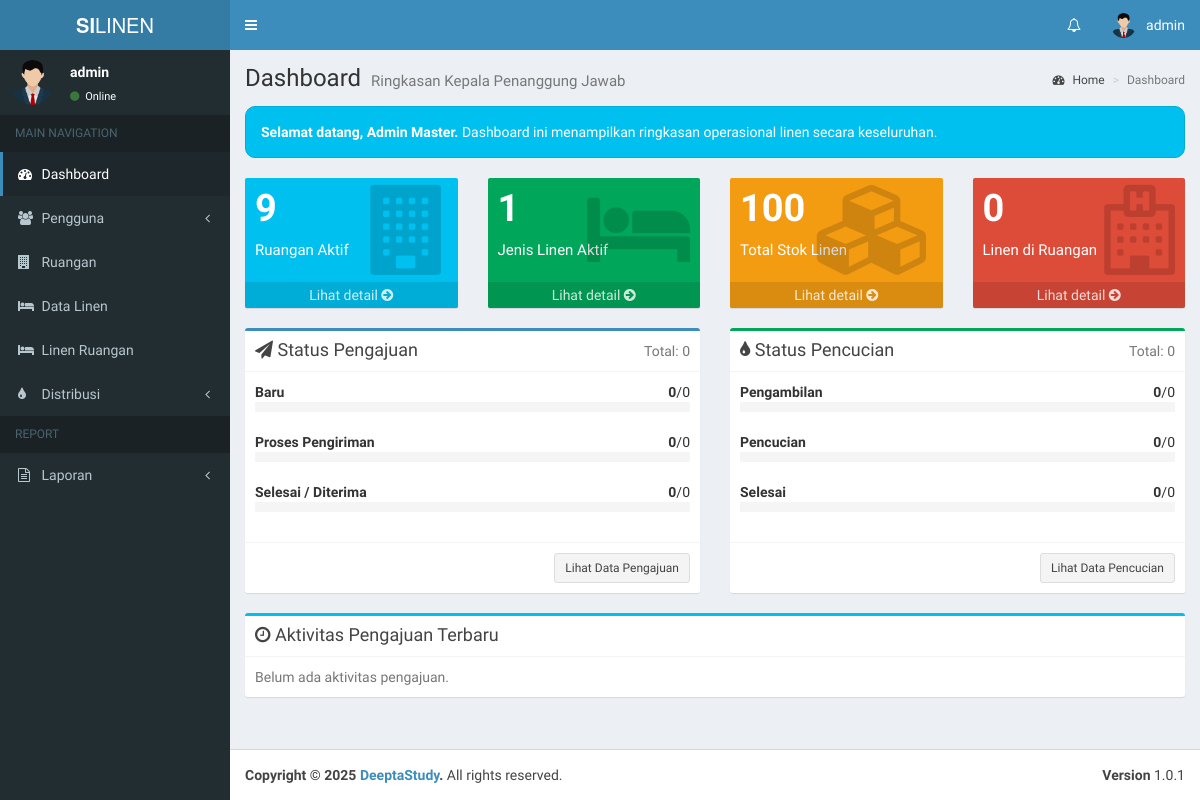
Before: /kepala_penanggung_jawab/index.php (signed in) with the older database file.
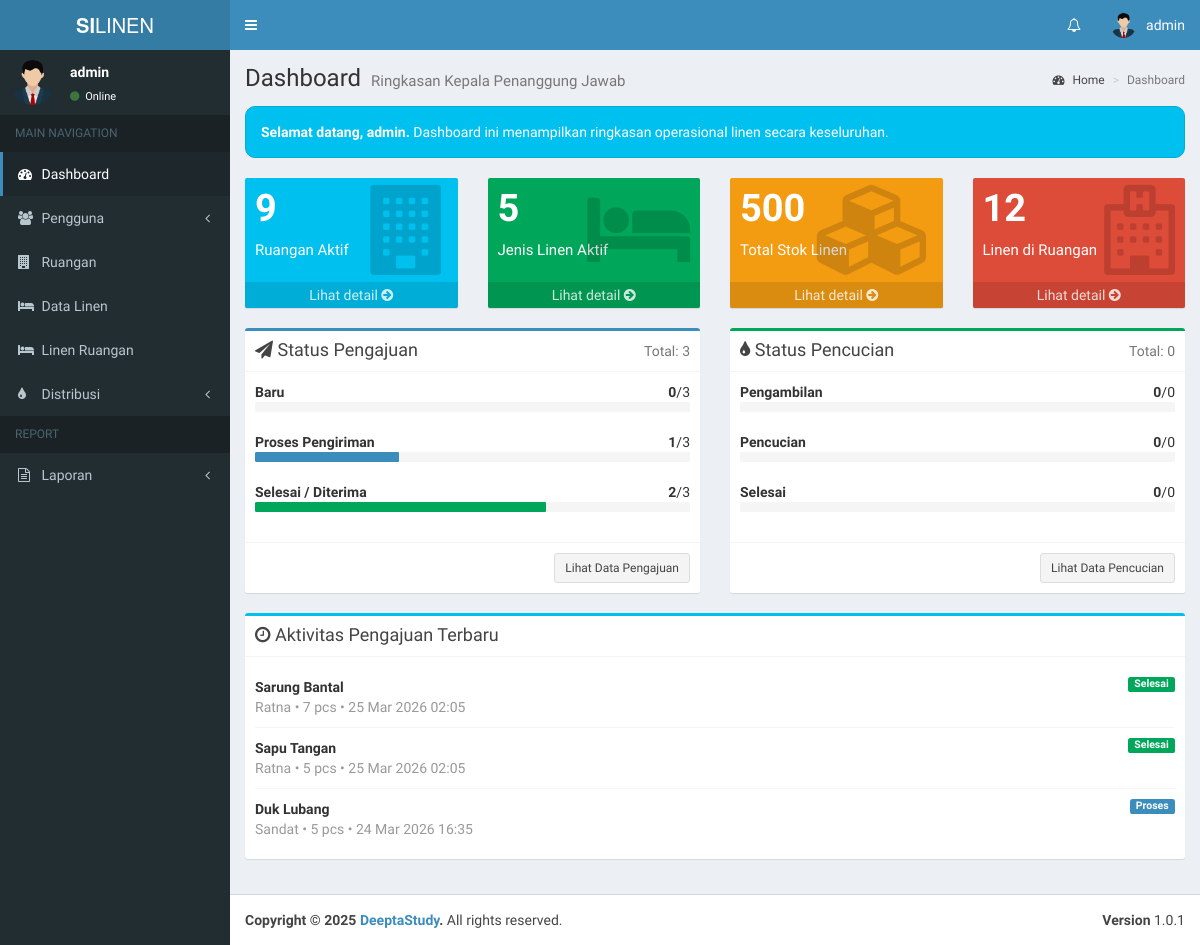
After: the same page with the newer database file.
### tables this page shows
CREATE TABLE `users` (
  `id` int(11) NOT NULL,
  `nama` varchar(100) NOT NULL,
  `username` varchar(100) NOT NULL,
  `email` varchar(100) NOT NULL,
  `password` varchar(100) NOT NULL,
  `hak_akses` varchar(25) NOT NULL,
  `status` int(11) NOT NULL,
  `status_ruangan` int(11) DEFAULT NULL
);

CREATE TABLE `pengajuan` (
  `id` int(11) NOT NULL,
  `id_linen` int(11) NOT NULL,
  `id_ruangan` int(11) NOT NULL,
  `jumlah` int(11) NOT NULL,
  `tanggal` datetime NOT NULL,
  `keterangan` text NOT NULL,
  `status` int(11) NOT NULL
);

CREATE TABLE `linen` (
  `id` int(11) NOT NULL,
  `kode_linen` varchar(15) NOT NULL,
  `nama_linen` varchar(199) NOT NULL,
  `gambar` varchar(199) NOT NULL,
  `jumlah_linen` int(11) NOT NULL,
  `sisa_linen` int(11) NOT NULL,
  `tanggal` datetime NOT NULL,
  `status` int(11) NOT NULL,
  `updated_at` datetime NOT NULL
);

CREATE TABLE `ruangan` (
  `id` int(11) NOT NULL,
  `id_user` int(11) DEFAULT NULL,
  `nama_ruangan` varchar(199) NOT NULL,
  `telp_ruangan` varchar(15) NOT NULL,
  `status` int(11) NOT NULL
);

### kepala_penanggung_jawab/index.php (the view, shortened to what the changed rows need)
<?php
    include '../koneksi.php';
    $username = $_SESSION['username'];
    $query = mysqli_query($koneksi, "SELECT * FROM users WHERE username = '$username'");
    $row = mysqli_fetch_assoc($query);
    $safeCount = function ($sql, $field = 'total') use ($koneksi) {
        $result = mysqli_query($koneksi, $sql);
        if (!$result) {
            return 0;
        }
        $data = mysqli_fetch_assoc($result);
        return isset($data[$field]) ? (int) $data[$field] : 0;
    };
    $totalJenisLinen = $safeCount("SELECT COUNT(*) AS total FROM linen WHERE status = 1");
    $totalStokLinen = $safeCount("SELECT COALESCE(SUM(jumlah_linen), 0) AS total FROM linen WHERE status = 1");
    $totalLinenRuangan = $safeCount("SELECT COALESCE(SUM(jumlah_linen), 0) AS total FROM linen_ruangan WHERE status = 1");
    $pengajuanBaru = $safeCount("SELECT COUNT(*) AS total FROM pengajuan WHERE status = 1");
    $pengajuanProses = $safeCount("SELECT COUNT(*) AS total FROM pengajuan WHERE status = 2");
    $pengajuanSelesai = $safeCount("SELECT COUNT(*) AS total FROM pengajuan WHERE status = 3");
    $totalPengajuan = $pengajuanBaru + $pengajuanProses + $pengajuanSelesai;
    $pctPengajuanProses = $totalPengajuan > 0 ? round(($pengajuanProses / $totalPengajuan) * 100) : 0;
    $pctPengajuanSelesai = $totalPengajuan > 0 ? round(($pengajuanSelesai / $totalPengajuan) * 100) : 0;
    $aktivitasQuery = mysqli_query(
        $koneksi,
        "SELECT p.tanggal, p.jumlah, p.status, l.nama_linen, r.nama_ruangan
         FROM pengajuan p
         LEFT JOIN linen l ON p.id_linen = l.id
         LEFT JOIN ruangan r ON p.id_ruangan = r.id
         ORDER BY p.tanggal DESC
         LIMIT 6"
    );
    $pageTitle = "Dashboard";
    $pageDesc = "Ringkasan Kepala Penanggung Jawab";
?>
<section class="content">
    <div class="alert alert-info" role="alert" style="border-radius: 10px;">
        <strong>Selamat datang, <?= htmlspecialchars($row['nama']) ?>.</strong>
        Dashboard ini menampilkan ringkasan operasional linen secara keseluruhan.
    </div>
    <div class="row">
        <div class="col-lg-3 col-xs-6">
            <div class="small-box bg-green">
                <div class="inner">
                    <h3><?= number_format($totalJenisLinen) ?></h3>
                    <p>Jenis Linen Aktif</p>
                </div>
            </div>
        </div>
        <div class="col-lg-3 col-xs-6">
            <div class="small-box bg-yellow">
                <div class="inner">
                    <h3><?= number_format($totalStokLinen) ?></h3>
                    <p>Total Stok Linen</p>
                </div>
            </div>
        </div>
        <div class="col-lg-3 col-xs-6">
            <div class="small-box bg-red">
                <div class="inner">
                    <h3><?= number_format($totalLinenRuangan) ?></h3>
                    <p>Linen di Ruangan</p>
                </div>
            </div>
        </div>
    </div>
    <div class="row">
        <div class="col-md-6">
            <div class="box box-primary">
                <div class="box-header with-border">
                    <h3 class="box-title"><i class="fa fa-paper-plane"></i> Status Pengajuan</h3>
                    <span class="pull-right text-muted">Total: <?= $totalPengajuan ?></span>
                </div>
                <div class="box-body">
                    <div class="progress-group">
                        <span class="progress-text">Baru</span>
                        <span class="progress-number"><b><?= $pengajuanBaru ?></b>/<?= $totalPengajuan ?></span>
                        <div class="progress sm">
                        </div>
                    </div>
                    <div class="progress-group">
                        <span class="progress-text">Proses Pengiriman</span>
                        <span class="progress-number"><b><?= $pengajuanProses ?></b>/<?= $totalPengajuan ?></span>
                        <div class="progress sm">
                            <div class="progress-bar progress-bar-primary" style="width: <?= $pctPengajuanProses ?>%"></div>
                        </div>
                    </div>
                    <div class="progress-group" style="margin-bottom: 0;">
                        <span class="progress-text">Selesai / Diterima</span>
                        <span class="progress-number"><b><?= $pengajuanSelesai ?></b>/<?= $totalPengajuan ?></span>
                        <div class="progress sm">
                            <div class="progress-bar progress-bar-success" style="width: <?= $pctPengajuanSelesai ?>%"></div>
                        </div>
                    </div>
                </div>
            </div>
        </div>
    </div>
    <div class="row">
        <div class="col-md-12">
            <div class="box box-info">
                <div class="box-body" style="max-height: 300px; overflow: auto;">
                    <?php if ($aktivitasQuery && mysqli_num_rows($aktivitasQuery) > 0): ?>
                        <ul class="products-list product-list-in-box">
                            <?php while ($aktivitas = mysqli_fetch_assoc($aktivitasQuery)): ?>
                                <?php
                                    $statusLabel = 'Unknown';
                                    $statusClass = 'label-default';
                                    if ((int) $aktivitas['status'] === 1) {
                                        $statusLabel = 'Baru';
                                        $statusClass = 'label-warning';
                                    } elseif ((int) $aktivitas['status'] === 2) {
                                        $statusLabel = 'Proses';
                                        $statusClass = 'label-primary';
                                    } elseif ((int) $aktivitas['status'] === 3) {
                                        $statusLabel = 'Selesai';
                                        $statusClass = 'label-success';
                                    }
                                ?>
                                <li class="item">
                                    <div class="product-info" style="margin-left: 0;">
                                        <span class="product-title">
                                            <?= htmlspecialchars($aktivitas['nama_linen']) ?>
                                            <span class="label <?= $statusClass ?> pull-right"><?= $statusLabel ?></span>
                                        </span>
                                        <span class="product-description">
                                            <?= htmlspecialchars($aktivitas['nama_ruangan']) ?> • <?= (int) $aktivitas['jumlah'] ?> pcs • <?= date('d M Y H:i', strtotime($aktivitas['tanggal'])) ?>
                                        </span>
                                    </div>
                                </li>
                            <?php endwhile; ?>
                        </ul>
                    <?php else: ?>
                        <p class="text-muted" style="margin: 0;">Belum ada aktivitas pengajuan.</p>
                    <?php endif; ?>
                </div>
            </div>
        </div>
    </div>
</section>
<?php
$content = ob_get_clean();
include __DIR__ . '/../layouts/header.php';
echo $content;
include __DIR__ . '/../layouts/footer.php';
?>

### layouts/header.php (shortened to what the changed rows need)
<?php
include '../koneksi.php';
$username = $_SESSION['username'];
$query = mysqli_query($koneksi, "SELECT * FROM users WHERE username = '$username'");
$row = mysqli_fetch_assoc($query);
?>
<!DOCTYPE html>
<html>
<head>
    <link rel="stylesheet" href="../assets/bootstrap/css/bootstrap.min.css">
    <link rel="stylesheet" href="https://maxcdn.bootstrapcdn.com/font-awesome/4.4.0/css/font-awesome.min.css">
    <link rel="stylesheet" href="https://code.ionicframework.com/ionicons/2.0.1/css/ionicons.min.css">
    <link rel="stylesheet" href="../assets/dist/css/AdminLTE.min.css">
    <link rel="stylesheet" href="../assets/dist/css/skins/_all-skins.min.css">
    <link rel="stylesheet" href="../assets/plugins/iCheck/flat/blue.css">
    <link rel="stylesheet" href="../assets/plugins/morris/morris.css">
    <link rel="stylesheet" href="../assets/plugins/jvectormap/jquery-jvectormap-1.2.2.css">
</head>
<body class="hold-transition skin-blue sidebar-mini">
    <div class="wrapper">
        <header class="main-header">
            <nav class="navbar navbar-static-top" role="navigation">
                <div class="navbar-custom-menu">
                    <ul class="nav navbar-nav">
                        <li class="dropdown user user-menu">
                            <a href="#" class="dropdown-toggle" data-toggle="dropdown">
                                <img src="../assets/images/avatar.png" class="user-image" alt="User Image">
                                <span class="hidden-xs"><?= $row['username']; ?></span>
                            </a>
                        </li>
                    </ul>
                </div>
            </nav>
        </header>
        <div class="content-wrapper">
            <section class="content-header">
                <h1>
                    <?php echo isset($pageTitle) ? $pageTitle : 'Dashboard'; ?>
                    <small><?php echo isset($pageDesc) ? $pageDesc : 'Control Panel'; ?></small>
                </h1>
            </section>
            <?php include __DIR__ . '/navigation.php'; ?>

### layouts/navigation.php (shortened to what the changed rows need)
<aside class="main-sidebar">
    <section class="sidebar">
        <div class="user-panel">
            <div class="pull-left info">
                <p><?= $row['username']; ?></p>
                <a href="#"><i class="fa fa-circle text-success"></i> Online</a>
            </div>
        </div>
    </section>
</aside>

Changed rows visible on the page:
changed users "admin": nama "Admin Master" → "admin"
added pengajuan: id_linen.nama_linen "Sarung Bantal", status "Selesai", id_ruangan.nama_ruangan "Ratna", jumlah "7", tanggal "25 Mar 2026 02:05"
added pengajuan: id_linen.nama_linen "Sapu Tangan", status "Selesai", id_ruangan.nama_ruangan "Ratna", jumlah "5", tanggal "25 Mar 2026 02:05"
added pengajuan: id_linen.nama_linen "Duk Lubang", status "Proses", id_ruangan.nama_ruangan "Sandat", jumlah "5", tanggal "24 Mar 2026 16:35"
Other visible differences:
$totalJenisLinen: "1" → "5"
$totalStokLinen: "100" → "500"
$totalLinenRuangan: "0" → "12"
$totalPengajuan: "0" → "3"
$pengajuanProses: "0" → "1"
$pengajuanSelesai: "0" → "2"
text no longer shown: "Belum ada aktivitas pengajuan."
